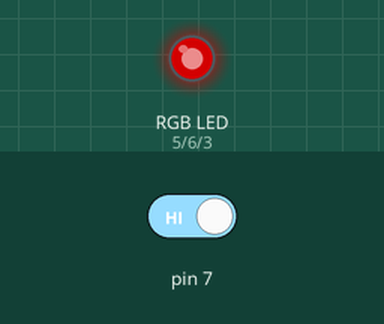
Recording of a sketch running on a simulated Arduino Uno, built with avr-gcc and run on an emulated ATmega328P. Parts: an RGB LED mixed from three pins (HIGH = lit). Inputs (shaded band) come from the test bench; at power-on: pin 7 HIGH. Dim RGB values are drawn brighter than linear.

Above: at 1.26 s.
1.3 s: pin 7 driven LOW
At 2.53 s:
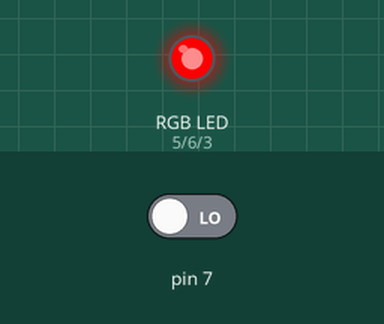
4.3 s: pin 7 driven HIGH
At 4.46 s:
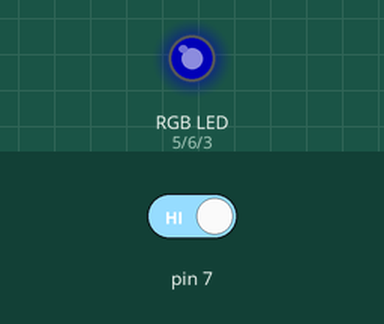
7.3 s: pin 7 driven LOW
10.3 s: pin 7 driven HIGH
13.3 s: pin 7 driven LOW
At 15.37 s:
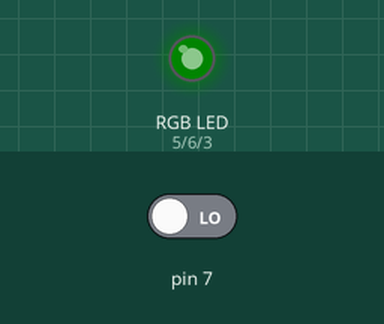
Timing chart, 0 to 17.3 s (numbered marks = the images above; inputs shaded):
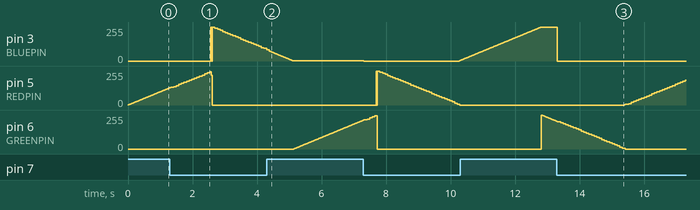

Measured:
- after the input at 13.3 s, pin 3 (BLUEPIN): 255/255 → 0/255 after 0.01 s instead of 2.1 s

The sketch:

Reactive_LED_Strip.ino
```cpp
// color swirl! connect an RGB LED to the PWM pins as indicated
// in the #defines
// public domain, enjoy!

#define REDPIN 5
#define GREENPIN 6
#define BLUEPIN 3

#define FADESPEED 10     // make this higher to slow down

void setup() {
  pinMode(REDPIN, OUTPUT);
  pinMode(GREENPIN, OUTPUT);
  pinMode(BLUEPIN, OUTPUT);
}

void loop() {
  int r, g, b;
  int temp_r, temp_g, temp_b;
  boolean soundstate;

  // fade from blue to violet
  for (r = 0; r < 256; r++) {
    soundstate = digitalRead(7);
    analogWrite(REDPIN, r);
    temp_r = r;
    delay(FADESPEED);
    if (soundstate == 0) {
      analogWrite(REDPIN, 0);
      analogWrite(BLUEPIN, 0);
      analogWrite(GREENPIN, 0);
    }
    else {
      analogWrite(REDPIN, temp_r);
      analogWrite(BLUEPIN, temp_b);
      analogWrite(GREENPIN, temp_g);
    }
  }

  // fade from violet to red
  for (b = 255; b > 0; b--) {
    soundstate = digitalRead(7);
    analogWrite(BLUEPIN, b);
    delay(FADESPEED);
    if (soundstate == 0) {
      analogWrite(REDPIN, 0);
      analogWrite(BLUEPIN, 0);
      analogWrite(GREENPIN, 0);
    }
  }

  // fade from red to yellow
  for (g = 0; g < 256; g++) {
    soundstate = digitalRead(7);
    analogWrite(GREENPIN, g);
    delay(FADESPEED);
    if (soundstate == 0) {
      analogWrite(REDPIN, 0);
      analogWrite(BLUEPIN, 0);
      analogWrite(GREENPIN, 0);
    }
  }

  // fade from yellow to green
  for (r = 255; r > 0; r--) {
    soundstate = digitalRead(7);
    analogWrite(REDPIN, r);
    delay(FADESPEED);
    if (soundstate == 0) {
      analogWrite(REDPIN, 0);
      analogWrite(BLUEPIN, 0);
      analogWrite(GREENPIN, 0);
    }
  }

  // fade from green to teal
  for (b = 0; b < 256; b++) {
    soundstate = digitalRead(7);
    analogWrite(BLUEPIN, b);
    delay(FADESPEED);
    if (soundstate == 0) {
      analogWrite(REDPIN, 0);
      analogWrite(BLUEPIN, 0);
      analogWrite(GREENPIN, 0);
    }
  }

  // fade from teal to blue
  for (g = 255; g > 0; g--) {
    soundstate = digitalRead(7);
    analogWrite(GREENPIN, g);
    delay(FADESPEED);
    if (soundstate == 0) {
      analogWrite(REDPIN, 0);
      analogWrite(BLUEPIN, 0);
      analogWrite(GREENPIN, 0);
    }
  }
}
```
